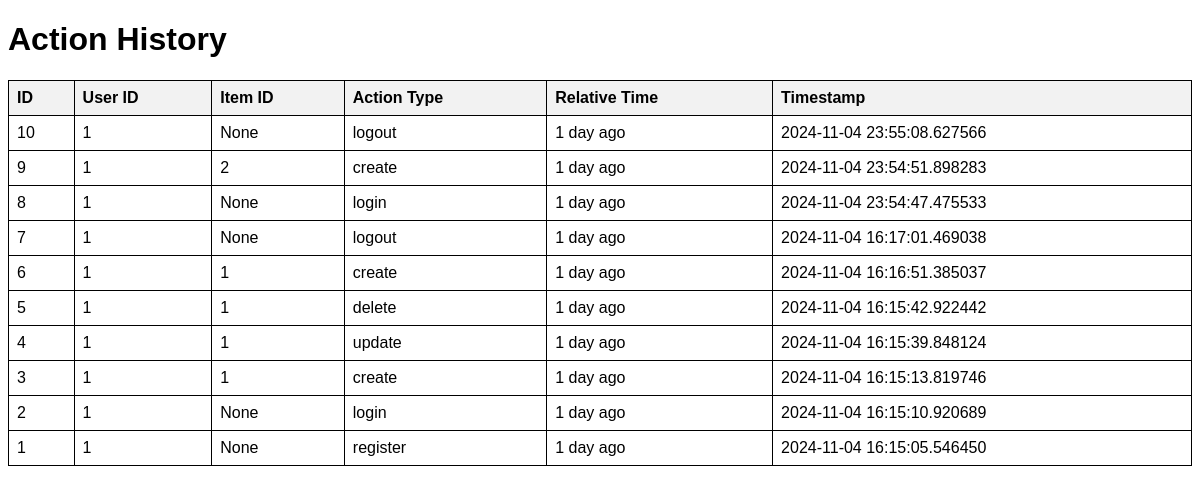
Before: /history with the older database file.
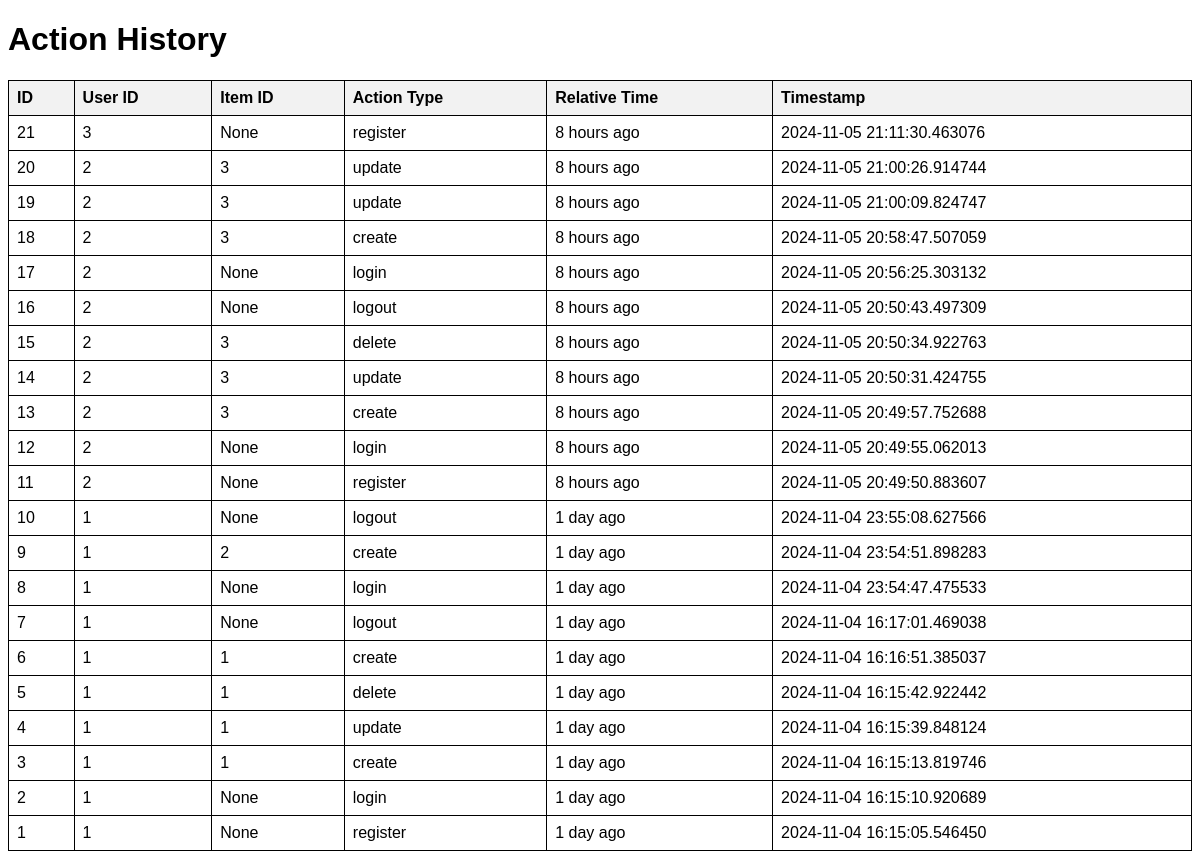
After: the same page with the newer database file.
### model.py (models this page shows)
class History(db.Model):
    id = db.Column(db.Integer, primary_key=True)
    user_id = db.Column(db.Integer, nullable=False)
    item_id = db.Column(db.Integer, nullable=True)
    action_type = db.Column(db.String(50), nullable=False)
    timestamp = db.Column(db.DateTime, default=datetime.utcnow)

### routes/history.py (the view)
@history_blueprint.route('/history')
def show_history():
    try:
        history_data = History.query.order_by(History.timestamp.desc()).all()
        for i in history_data:
            i.relative_time = get_relative_time(i.timestamp)
        return render_template('history.html', history=history_data)
    except Exception as e:
        return jsonify({
            "status": "failed",
            "message": f"Error: {e}",
            "timestamp": datetime.now()
        }), 500

### routes/history.py (called while the page is built)
def get_relative_time(timestamp):
    now = datetime.now()
    delta = now - timestamp
    if delta.days > 1:
        return f"{delta.days} days ago"
    elif delta.days == 1:
        return "1 day ago"
    elif delta.seconds >= 3600:
        hours = delta.seconds // 3600
        return f"{hours} hours ago" if hours > 1 else "1 hour ago"
    elif delta.seconds >= 60:
        minutes = delta.seconds // 60
        return f"{minutes} minutes ago" if minutes > 1 else "1 minute ago"
    else:
        return "just now"

### templates/history.html (shortened to what this page needs)
<!DOCTYPE html>
<html lang="en">
<head>
</head>
<body>
    <h1>Action History</h1>
    <table>
        <thead>
            <tr>
                <th>ID</th>
                <th>User ID</th>
                <th>Item ID</th>
                <th>Action Type</th>
                <th>Relative Time</th>
                <th>Timestamp</th>
            </tr>
        </thead>
        <tbody>
            {% for entry in history %}
            <tr>
                <td>{{ entry.id }}</td>
                <td>{{ entry.user_id }}</td>
                <td>{{ entry.item_id }}</td>
                <td>{{ entry.action_type }}</td>
                <td>{{ entry.relative_time }}</td>
                <td>{{ entry.timestamp }}</td>
            </tr>
            {% endfor %}
        </tbody>
    </table>
</body>
</html>

### templates/history.html (style rules this page uses)
body { font-family: Arial, sans-serif; }
table { width: 100%; border-collapse: collapse; margin-top: 20px; }
table, th, td { border: 1px solid black; padding: 8px; text-align: left; }
th { background-color: #f2f2f2; }

Changed rows visible on the page:
added History: id "21", user_id "3", item_id "None", action_type "register", relative_time "8 hours ago", timestamp "2024-11-05 21:11:30.463076"
added History: id "20", user_id "2", item_id "3", action_type "update", relative_time "8 hours ago", timestamp "2024-11-05 21:00:26.914744"
added History: id "19", user_id "2", item_id "3", action_type "update", relative_time "8 hours ago", timestamp "2024-11-05 21:00:09.824747"
added History: id "18", user_id "2", item_id "3", action_type "create", relative_time "8 hours ago", timestamp "2024-11-05 20:58:47.507059"
added History: id "17", user_id "2", item_id "None", action_type "login", relative_time "8 hours ago", timestamp "2024-11-05 20:56:25.303132"
added History: id "16", user_id "2", item_id "None", action_type "logout", relative_time "8 hours ago", timestamp "2024-11-05 20:50:43.497309"
added History: id "15", user_id "2", item_id "3", action_type "delete", relative_time "8 hours ago", timestamp "2024-11-05 20:50:34.922763"
added History: id "14", user_id "2", item_id "3", action_type "update", relative_time "8 hours ago", timestamp "2024-11-05 20:50:31.424755"
added History: id "13", user_id "2", item_id "3", action_type "create", relative_time "8 hours ago", timestamp "2024-11-05 20:49:57.752688"
added History: id "12", user_id "2", item_id "None", action_type "login", relative_time "8 hours ago", timestamp "2024-11-05 20:49:55.062013"
added History: id "11", user_id "2", item_id "None", action_type "register", relative_time "8 hours ago", timestamp "2024-11-05 20:49:50.883607"
